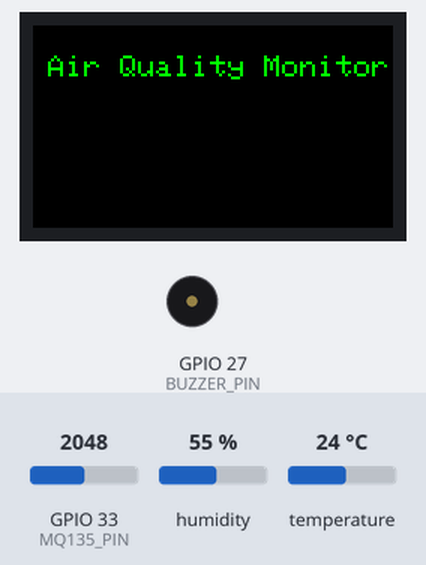
The program below on a simulated ESP32. Shown: 240×135 colour display, buzzer (waves = sounding). The inputs (shaded band) are chosen by the test bench; at power-on: humidity 55 %, temperature 24 °C, GPIO 33 (MQ135_PIN) = 2048. WiFi joins after 1.5 s; servers stay silent unless stated; web services answer with replies made up by the test bench; what the program prints to the serial monitor is not drawn.

Above: at 15.5 s.
15.6 s: humidity set to 22 %
At 15.79 s:
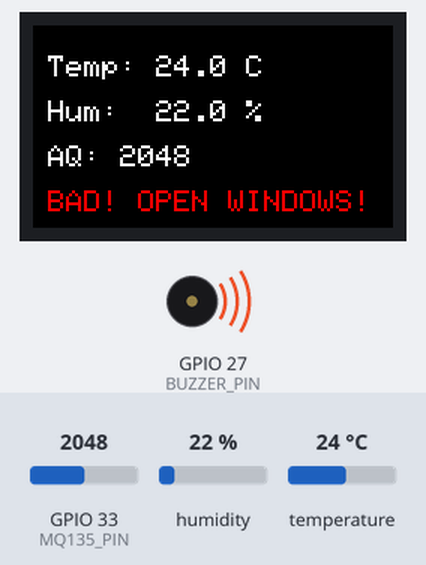
At 17.8 s:
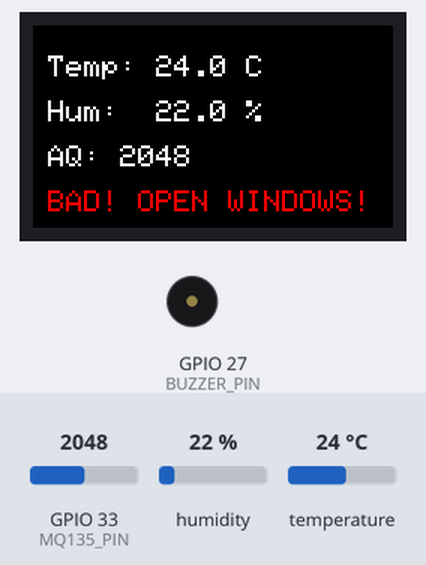
21.5 s: temperature set to 12 °C
At 32.8 s:
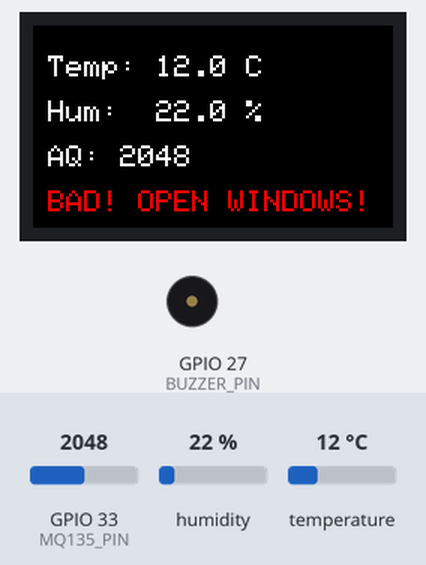
Timing chart, 0 to 34.3 s (numbered marks = the images above; inputs shaded):
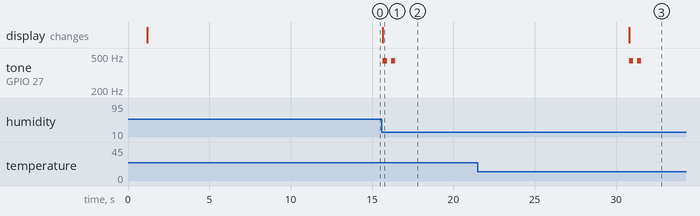

Measured:
- after the input at 15.6 s, the display: changes after 0.07 s (image 1)
- after the input at 21.5 s, the display: changes after 9.3 s (image 3)

The program:

main.cpp
```cpp
#include <Arduino.h>
#include <WiFi.h>
#include <WiFiClient.h>
#include <HTTPClient.h>
#include <Wire.h>
#include <DHT20.h>
#include <TFT_eSPI.h>

// Wi-Fi credentials
#define WIFI_SSID     "WIFI_SSID"
#define WIFI_PASSWORD "WIFI_PASSWORD"

// ThingSpeak configuration
// One channel corresponds to one API key, and field1/2/3 is mapped to different data
const char *THINGSPEAK_API_KEY = "API_KEY";
const char *THINGSPEAK_URL     = "http://api.thingspeak.com/update";

// Sensor and GPIO pins
const int MQ135_PIN   = 33;
const int BUZZER_PIN  = 27;

// The time interval for sending data to the cloud (ThingSpeak can be as fast as once every 15 seconds)
const unsigned long TELEMETRY_INTERVAL = 15000;

TFT_eSPI tft = TFT_eSPI(); // TFT screen
DHT20 dht;
unsigned long lastSendTime = 0;

void connectWiFi() {
    Serial.print("Connecting to WiFi: ");
    Serial.println(WIFI_SSID);

    WiFi.mode(WIFI_STA);
    WiFi.begin(WIFI_SSID, WIFI_PASSWORD);

    int retry = 0;
    while (WiFi.status() != WL_CONNECTED && retry < 30) {
        delay(500);
        Serial.print(".");
        retry++;
    }
    Serial.println();

    if (WiFi.status() == WL_CONNECTED) {
        Serial.println("WiFi connected!");
        Serial.print("IP address: ");
        Serial.println(WiFi.localIP());
    } else {
        Serial.println("Failed to connect WiFi.");
    }
}

// Read sensor data: temperature, humidity, air quality (original value of MQ-135)
bool readSensors(float &temperature, float &humidity, int &airQualityRaw) {
    // DHT20
    dht.read();
    temperature = dht.getTemperature();
    humidity    = dht.getHumidity();

    if (isnan(temperature) || isnan(humidity)) {
        Serial.println("Failed to read from DHT20!");
        return false;
    }

    // MQ-135(0 ~ 4095)
    airQualityRaw = analogRead(MQ135_PIN);

    Serial.print("Temp: ");
    Serial.print(temperature);
    Serial.print(" °C, Hum: ");
    Serial.print(humidity);
    Serial.print(" %, MQ135(AQ): ");
    Serial.println(airQualityRaw);

    return true;
}

// Provide a "grade string" based on air quality
String classifyAirQuality(int airQualityRaw) {
    // The larger the value, the higher the gas concentration
    if (airQualityRaw < 800) {
        return "Good";
    } else if (airQualityRaw < 1500) {
        return "Moderate";
    } else {
        return "BAD! OPEN WINDOWS!";
    }
}

// Display data on the TFT
void updateDisplay(float temperature, float humidity, int airQualityRaw) {
    tft.fillScreen(TFT_BLACK);
    tft.setTextColor(TFT_WHITE, TFT_BLACK);
    tft.setTextSize(2);

    String airText = "AQ: " + String(airQualityRaw);
    String airLevel = classifyAirQuality(airQualityRaw);

    tft.setCursor(10, 20);
    tft.print("Temp: ");
    tft.print(temperature, 1);
    tft.println(" C");

    tft.setCursor(10, 50);
    tft.print("Hum:  ");
    tft.print(humidity, 1);
    tft.println(" %");

    tft.setCursor(10, 80);
    tft.print(airText);

    tft.setCursor(10, 110);
    tft.setTextColor(TFT_GREEN, TFT_BLACK);
    if (airQualityRaw > 1500) {
        Serial.println("Air Quality: BAD! OPEN WINDOWS!");
        tft.setTextColor(TFT_RED, TFT_BLACK);
    }
    tft.print(airLevel);
}

// When the air quality is very poor, let the buzzer sound
void checkAndAlert(int airQualityRaw) {
    if (airQualityRaw > 1500) {
        for (int i = 0; i < 2; i++) {
            tone(BUZZER_PIN, 440);
            delay(250);
            noTone(BUZZER_PIN);
            delay(250);
        }
    }
}

// Send data to ThingSpeak：field1 = AQ, field2 = Temp, field3 = Hum
void sendToThingSpeak(float temperature, float humidity, int airQualityRaw) {
    if (WiFi.status() != WL_CONNECTED) {
        Serial.println("WiFi not connected, skip ThingSpeak update.");
        return;
    }

    WiFiClient client;
    HTTPClient http;

    // Construct the request URL using GET
    String url = String(THINGSPEAK_URL) +
                "?api_key=" + THINGSPEAK_API_KEY +
                "&field1=" + String(airQualityRaw) +
                "&field2=" + String(temperature, 2) +
                "&field3=" + String(humidity, 2);

    Serial.print("Sending to ThingSpeak: ");
    Serial.println(url);

    http.begin(client, url);
    int httpCode = http.GET();

    if (httpCode > 0) {
        Serial.print("ThingSpeak response code: ");
        Serial.println(httpCode);
        String payload = http.getString();
        Serial.print("Response: ");
        Serial.println(payload);
    } else {
        Serial.print("ThingSpeak request failed, error: ");
        Serial.println(http.errorToString(httpCode));
    }

    http.end();
}

// setup / loop
void setup() {
    Serial.begin(9600);
    delay(1000);

    tft.begin();
    tft.setRotation(1); // Horizontal display

    tft.fillScreen(TFT_BLACK);
    tft.setTextSize(2);
    tft.setTextColor(TFT_GREEN, TFT_BLACK);
    tft.setCursor(10, 20);
    tft.println("Air Quality Monitor");

    // I2C (DHT20)
    Wire.begin(); // TTGO defaults SDA=21, SCL=22
    dht.begin();

    // MQ-135 pin
    pinMode(MQ135_PIN, INPUT);
    pinMode(BUZZER_PIN, OUTPUT);
    digitalWrite(BUZZER_PIN, LOW);

    // connet WiFi
    connectWiFi();

    delay(1000);
}

void loop() {
    delay(500);
    unsigned long now = millis();

    if (now - lastSendTime >= TELEMETRY_INTERVAL) {
        float temperature = 0.0;
        float humidity    = 0.0;
        int airQualityRaw = 0;

        if (readSensors(temperature, humidity, airQualityRaw)) {
        updateDisplay(temperature, humidity, airQualityRaw);
        checkAndAlert(airQualityRaw);
        sendToThingSpeak(temperature, humidity, airQualityRaw);
        } else {
        Serial.println("Skip update because sensor read failed.");
        }

        lastSendTime = now;
    }

    // Use the CPU for other tasks during the rest of the time.
    delay(100);
}
```
